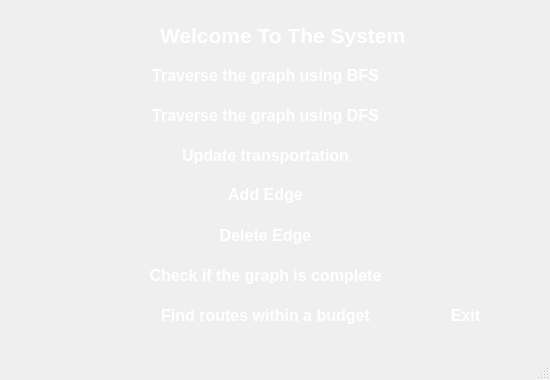
<?xml version="1.0" encoding="UTF-8"?>
<ui version="4.0">
 <class>MainWindow</class>
 <widget class="QMainWindow" name="MainWindow">
  <property name="enabled">
   <bool>true</bool>
  </property>
  <property name="geometry">
   <rect>
    <x>0</x>
    <y>0</y>
    <width>550</width>
    <height>380</height>
   </rect>
  </property>
  <property name="windowTitle">
   <string>GuideMe</string>
  </property>
  <property name="windowIcon">
   <iconset resource="resources.qrc">
    <normaloff>:/Downloads/icons8-map-94.png</normaloff>:/Downloads/icons8-map-94.png</iconset>
  </property>
  <property name="autoFillBackground">
   <bool>false</bool>
  </property>
  <property name="styleSheet">
   <string notr="true"/>
  </property>
  <widget class="QWidget" name="centralwidget">
   <property name="styleSheet">
    <string notr="true">/* Normal state */
QPushButton {
  border:none;
selection-background-color: rgb(0, 0, 0);
color: rgb(255, 255, 255);
background-color:transparent;
}

/* Hover state */
QPushButton:hover {
	background-color: rgb(0, 0, 0);
}

/* Pressed state */
QPushButton:pressed {
    background-color: darkblue;
}
</string>
   </property>
   <widget class="QLabel" name="label">
    <property name="geometry">
     <rect>
      <x>10</x>
      <y>0</y>
      <width>531</width>
      <height>380</height>
     </rect>
    </property>
    <property name="styleSheet">
     <string notr="true">/* Hover state */
QPushButton:hover {
    background-color: lightblue;
}

/* Pressed state */
QPushButton:pressed {
    background-color: darkblue;
}
</string>
    </property>
    <property name="text">
     <string/>
    </property>
    <property name="pixmap">
     <pixmap resource="resources.qrc">:/Downloads/OIG4_555.jpg</pixmap>
    </property>
    <property name="wordWrap">
     <bool>false</bool>
    </property>
   </widget>
   <widget class="QPushButton" name="deleteEdgeMenu">
    <property name="geometry">
     <rect>
      <x>120</x>
      <y>220</y>
      <width>291</width>
      <height>31</height>
     </rect>
    </property>
    <property name="font">
     <font>
      <pointsize>12</pointsize>
      <bold>true</bold>
     </font>
    </property>
    <property name="styleSheet">
     <string notr="true"/>
    </property>
    <property name="text">
     <string>Delete Edge</string>
    </property>
   </widget>
   <widget class="QPushButton" name="dfsMenu">
    <property name="geometry">
     <rect>
      <x>120</x>
      <y>100</y>
      <width>291</width>
      <height>31</height>
     </rect>
    </property>
    <property name="sizePolicy">
     <sizepolicy hsizetype="Minimum" vsizetype="Preferred">
      <horstretch>0</horstretch>
      <verstretch>0</verstretch>
     </sizepolicy>
    </property>
    <property name="font">
     <font>
      <pointsize>12</pointsize>
      <bold>true</bold>
     </font>
    </property>
    <property name="styleSheet">
     <string notr="true"/>
    </property>
    <property name="text">
     <string>Traverse the graph using DFS</string>
    </property>
   </widget>
   <widget class="QLabel" name="label_2">
    <property name="enabled">
     <bool>true</bool>
    </property>
    <property name="geometry">
     <rect>
      <x>160</x>
      <y>10</y>
      <width>301</width>
      <height>51</height>
     </rect>
    </property>
    <property name="font">
     <font>
      <pointsize>16</pointsize>
      <bold>true</bold>
     </font>
    </property>
    <property name="styleSheet">
     <string notr="true">border:none;
color: rgb(255, 255, 255);
background-color:transparent;</string>
    </property>
    <property name="text">
     <string>Welcome To The System</string>
    </property>
   </widget>
   <widget class="QPushButton" name="addEdgeMenu">
    <property name="geometry">
     <rect>
      <x>120</x>
      <y>179</y>
      <width>291</width>
      <height>31</height>
     </rect>
    </property>
    <property name="font">
     <font>
      <pointsize>12</pointsize>
      <bold>true</bold>
     </font>
    </property>
    <property name="mouseTracking">
     <bool>true</bool>
    </property>
    <property name="styleSheet">
     <string notr="true"/>
    </property>
    <property name="text">
     <string>Add Edge</string>
    </property>
   </widget>
   <widget class="QPushButton" name="exitMenu">
    <property name="geometry">
     <rect>
      <x>430</x>
      <y>300</y>
      <width>71</width>
      <height>31</height>
     </rect>
    </property>
    <property name="font">
     <font>
      <pointsize>12</pointsize>
      <bold>true</bold>
     </font>
    </property>
    <property name="styleSheet">
     <string notr="true"/>
    </property>
    <property name="text">
     <string>Exit</string>
    </property>
   </widget>
   <widget class="QPushButton" name="BfsMenu">
    <property name="geometry">
     <rect>
      <x>120</x>
      <y>60</y>
      <width>291</width>
      <height>31</height>
     </rect>
    </property>
    <property name="sizePolicy">
     <sizepolicy hsizetype="Preferred" vsizetype="Preferred">
      <horstretch>0</horstretch>
      <verstretch>0</verstretch>
     </sizepolicy>
    </property>
    <property name="font">
     <font>
      <pointsize>12</pointsize>
      <bold>true</bold>
     </font>
    </property>
    <property name="styleSheet">
     <string notr="true"/>
    </property>
    <property name="text">
     <string>Traverse the graph using BFS</string>
    </property>
    <property name="checkable">
     <bool>false</bool>
    </property>
   </widget>
   <widget class="QPushButton" name="routesMenu">
    <property name="geometry">
     <rect>
      <x>120</x>
      <y>300</y>
      <width>291</width>
      <height>31</height>
     </rect>
    </property>
    <property name="font">
     <font>
      <pointsize>12</pointsize>
      <bold>true</bold>
     </font>
    </property>
    <property name="styleSheet">
     <string notr="true"/>
    </property>
    <property name="text">
     <string>Find routes within a budget</string>
    </property>
   </widget>
   <widget class="QPushButton" name="UpdateMenu">
    <property name="geometry">
     <rect>
      <x>120</x>
      <y>140</y>
      <width>291</width>
      <height>31</height>
     </rect>
    </property>
    <property name="font">
     <font>
      <pointsize>12</pointsize>
      <bold>true</bold>
     </font>
    </property>
    <property name="styleSheet">
     <string notr="true"/>
    </property>
    <property name="text">
     <string>Update transportation</string>
    </property>
   </widget>
   <widget class="QPushButton" name="checkMenu">
    <property name="geometry">
     <rect>
      <x>120</x>
      <y>260</y>
      <width>291</width>
      <height>31</height>
     </rect>
    </property>
    <property name="font">
     <font>
      <pointsize>12</pointsize>
      <bold>true</bold>
     </font>
    </property>
    <property name="styleSheet">
     <string notr="true"/>
    </property>
    <property name="text">
     <string>Check if the graph is complete</string>
    </property>
   </widget>
  </widget>
  <widget class="QStatusBar" name="statusbar"/>
  <widget class="QMenuBar" name="menubar">
   <property name="geometry">
    <rect>
     <x>0</x>
     <y>0</y>
     <width>550</width>
     <height>17</height>
    </rect>
   </property>
  </widget>
 </widget>
 <resources>
  <include location="resources.qrc"/>
 </resources>
 <connections/>
</ui>
